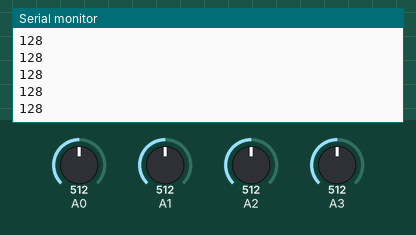
A sketch run on a simulated Arduino Uno, built with avr-gcc and run on an emulated ATmega328P. Shown: the last lines printed to the serial monitor. The test bench sets the inputs (shaded band); at power-on: A2 = 512, A0 = 512, A1 = 512, A3 = 512. No radio packets arrive unless stated.

Above: at 1.2 s.
1.3 s: A2 set to 716
At 2.2 s:
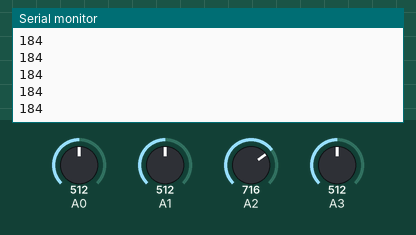
2.8 s: A2 set to 992
At 3.6 s:
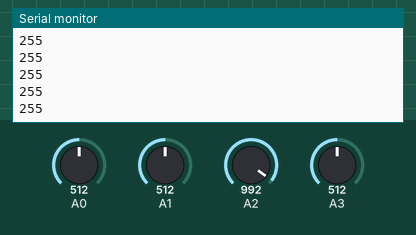
Timing chart, 0 to 5.8 s (numbered marks = the images above; inputs shaded):
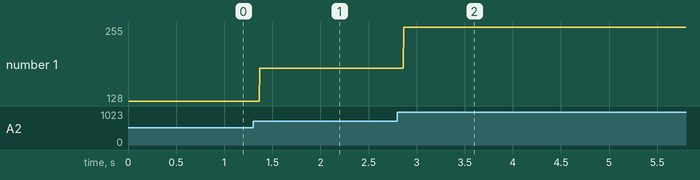

The sketch:

TransmitJoystick.ino
```cpp
/*
Transceiver using the nRF24L01 module to send and receive 4 channels and convert them to PPM.
nRF24L01:(1-GND,2-VCC,3-D9,4-D10,5-D13,6-D11,7-D12,8-N/A)
 */

#include <SPI.h>
#include <nRF24L01.h>
#include <RF24.h>
#include <RF24_config.h>
#include "printf.h"

const uint64_t pipeOut = 0xE8E8F0F0E1LL;
//const uint64_t pipeIn = 0xE8E8F0F0E1LL;
RF24 radio(9,10);
// The sizeof this struct should not exceed 32 bytes

struct MyData
{
  byte X;
  byte Y;
  byte T;
  byte YA;
  byte R;
  byte H;
};

MyData data;

void resetData()
{
  data.T = 0;
  data.X= 128;
  data.Y = 128;
  data.YA = 128;
  data.R = 128;
  data.H = 0;
}

void setup()
{
  Serial.begin(9600);
  radio.begin();
  printf_begin();
  radio.setAutoAck(false);
  radio.setPALevel(RF24_PA_MAX);
  radio.setDataRate(RF24_250KBPS); // Both endpoints must have this set the same
  radio.setChannel(108); //2.508 Ghz
  radio.setRetries(5,15);
  radio.openWritingPipe(pipeOut);
  //radio.startListening();
  radio.printDetails();
  resetData();
}

void loop()
{
  data.X = saturation(map(analogRead(A1),100,900,0,255));
  data.Y = saturation(map(analogRead(A0),900,100,0,255));
  data.R = 0;
  data.T = saturation(map(analogRead(A3),100,950,0,255));
  data.YA = saturation(map(analogRead(A2),20,980,0,255));
  data.H = 1*100;
  data.H += 0*10;
  data.H += 0*1;
  Serial.println(data.YA);
  radio.write(&data, sizeof(MyData));
}

int saturation(int x)
{
  if (x > 110 && x < 140)
  {
    x = 128;
  }
  else if(x >= 255)
  {
    x = 255;
  }
  else if(x <= 0)
  {
    x = 0;
  }
  return(x);
}
```

printf.h
```cpp
// (licence header left out)
/**
 * @file printf.h
 *
 * Setup necessary to direct stdout to the Arduino Serial library, which
 * enables 'printf'
 */

#ifndef __PRINTF_H__
#define __PRINTF_H__

//#include "WProgram.h"

int serial_putc( char c, FILE * )
{
  Serial.write( c );

  return c;
}

void printf_begin(void)
{
  fdevopen( &serial_putc, 0 );
}

#endif // __PRINTF_H__
```

Measured:
- after the input at 1.3 s, the serial monitor: prints a new line after 0.07 s (image 1)
- after the input at 2.8 s, the serial monitor: prints a new line after 0.07 s (image 2)
- plotted number 1: 128 → 184 after the input at 1.3 s, 184 → 255 after the input at 2.8 s
